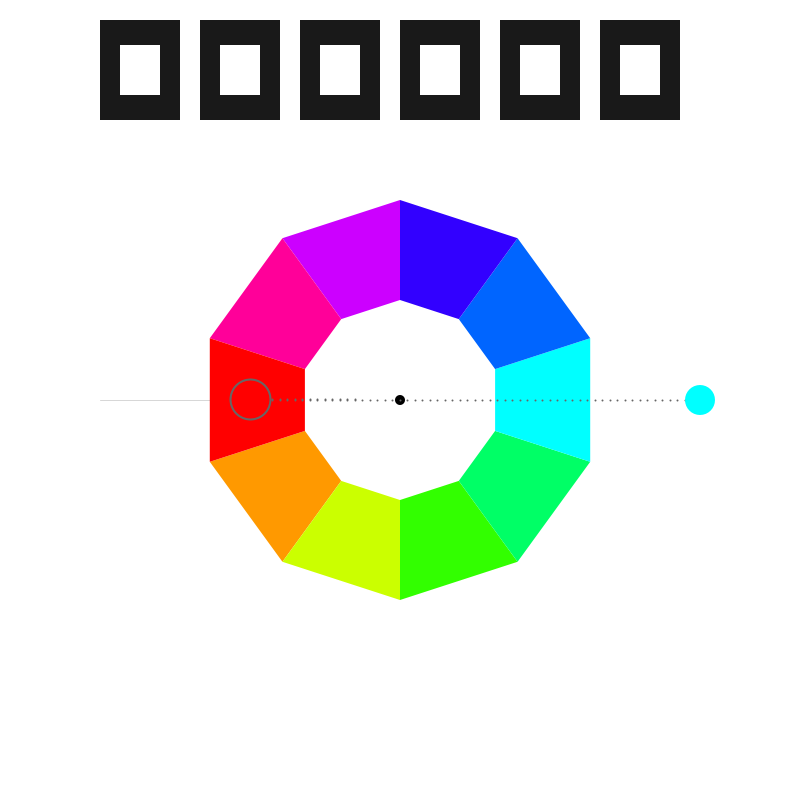
Frame 1 (no input)
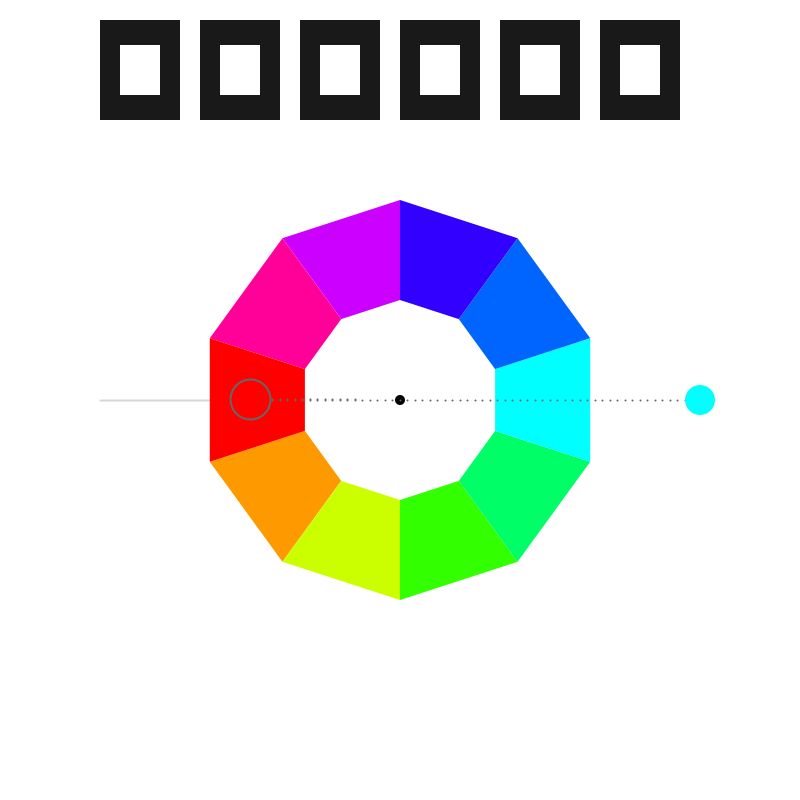
Frame 60 (the mouse pressed at the canvas centre just before this capture)
Frame 120 (the mouse held since frame 60 and released just before this capture): identical to frame 60, image omitted

The Processing sketch that drew these frames (run headless with seeded random() and noise(); from frame 60 on, the mouse is pressed at the canvas centre):

// Processing sketch: processing_153864
// ── processing_153864.pde

/*
 * Creative Coding
 * Week 4, 01 - an interactive colour wheel picker
 * by Indae Hwang and Jon McCormack
 * Copyright (c) 2014 Monash University
 *
 * This program draws an interactive colour selection wheel
 * Drag the colour circle around the hue wheel to change hue, change the distance
 * from the wheel to control brightness.
 *
 * Another colour circle is displayed showing the colour 180 degrees from the current colour
 *
 */
  
// colourHandle: the user interface element to changing colours over the wheel
// It has a postion and a size
//
float colorHandleX;
float colorHandleY;
float handleSize = 30;
  
// boolean isLocked
// the state of handle: when the color handle is pressed,
// color hand is locked–released as the left mouse button is released
//
boolean isLocked = false;
  
// Wheel radius: inner and outer
//
float innerR = 100; // inner
float outerR = 200; // outer
float outerR2 = outerR * 1.5; // limit of the handle's "pull" range
  
// current and complementry colour
float hueValue = 180;
float saturationValue = 100;
float brightValue = 100;
float complementryHue = 0;
  
//  arrays to store the colours 
int swatches = 6;
float [][] swatchColour;
float [][] swatchCompColour;
int activeSwatch = 0;
  
void setup() {
  
  size(800, 800);
  colorMode(HSB, 360, 100, 100); // use HSB colour mode, H=0->360, S=0->100, B=0->100
  
  colorHandleX = width/2+300;
  colorHandleY = height/2;
  
  // set up the swatches
  swatchColour = new float [swatches][3];
  swatchCompColour = new float [swatches][3] ;
  
 //  seting up black swatches
  for (int i=0; i<swatches; i++){
    swatchColour [i][0] = 0;
    swatchColour [i][1] = 0;
    swatchColour [i][2] = 10;
    swatchCompColour [i][0] = 0;
    swatchCompColour [i][1] = 0;
    swatchCompColour [i][2] = 100;
   
  }
}
  
  
void draw() {
  //Since were using HSB colour mode this clears the display window to white
  //         H  S  B
  background(0, 0, 100);
  
  // draw reference line at the 0/360 hue boundary
  stroke(0, 40);
  line(width/2 - innerR, height/2, width/2 - outerR2, height/2);
  
  //draw itten's color wheel - we'll use a QUAD_STRIP for this
  noStroke();
  beginShape(QUAD_STRIP);
  for (int i=0; i<=10; i++) {
    float angle = radians(36*i-90+18); // 20 x 18 degree steps
  
    //   Hue   Sat  Bright
    fill(36*i, 100, 100);
  
    //outside(top)
    vertex(width/2 + outerR*sin(angle), height/2 + outerR*cos(angle) );
    //inside(down)
    vertex(width/2 + innerR*sin(angle), height/2 + innerR*cos(angle) );
  }
  endShape(CLOSE);
  
  // colour handle Position Update
  colorHandleUpdate();
  
  //draw dotted line from center to colorhandle
  dotLine(width/2, height/2, colorHandleX, colorHandleY, 40);
  
  //draw color handle
  noStroke();
  fill(0);
  ellipse(width/2, height/2, 10, 10);
    
  //   Hue       Sat      Bright
  fill(hueValue, saturationValue, brightValue);
  ellipse(colorHandleX, colorHandleY, handleSize, handleSize );
  
  //complementry color for colorHandle (comHand)
  float angleComHand = map( atan2(colorHandleX-width/2, colorHandleY-height/2), -PI, PI, TWO_PI, 0) + HALF_PI;
  float radiusComeHand = 150;
  float comHandX = width/2  + radiusComeHand * cos(angleComHand);
  float comHandY = height/2 + radiusComeHand * sin(angleComHand);
  
  //dotline from center to comHand
  dotLine(width/2, height/2, comHandX, comHandY, 20);
  
  complementryHue = calculateCompHue(hueValue);
  
  //println("hueValue: "+hueValue + " + "+"comhue: "+complementryHue);
  
  fill( complementryHue, saturationValue, brightValue );
  ellipse(comHandX, comHandY, 40, 40);
  
  if (isLocked) {
    // set up working swatch 
    swatchColour [activeSwatch][0] = hueValue;
    swatchColour [activeSwatch][1] = saturationValue;
    swatchColour [activeSwatch][2] = brightValue;
    
    // set up working swatch for colour
    swatchCompColour [activeSwatch][0] = complementryHue;
    swatchCompColour [activeSwatch][1] = saturationValue;
    swatchCompColour [activeSwatch][2] = brightValue;
  }
  for (int i=0; i<swatches; i++){
     squareSwatch(100+(i*100),20,80,100,i);
  }
}
  
/*
 * square swatches
 *
 *
 */
  void squareSwatch(float x, float y, float w, float h, int swatch){
  noStroke();
  fill(swatchColour [swatch][0], swatchColour [swatch][1], swatchColour [swatch][2]);
  rect(x,y,w,h);
  fill(swatchCompColour [swatch][0], swatchCompColour [swatch][1], swatchCompColour [swatch][2]); 
  rect(x+w/4,y+h/4,w/2,h/2);
 }
  
/*
 * calculateCompHue
 *
 * Calculates the complimentary hue from the hue supplied
 */
float calculateCompHue(float hueValue) {
  
  // Calculate complimentary color with hueValue
  // The complimentary colour should be 180 degrees opposite the selected colour
  if (hueValue >= 180 && hueValue < 360) {
    return hueValue-180;
  }
  else
    return hueValue+180;
}
  
/*
 * colorHandleUpdate
 *
 * Updates the position and orientation of the colour handle based on
 * mouse position when left mouse button is pressed.
 */
void colorHandleUpdate() {
  
  // isLocked will be true if we pressed the mouse down while over the handle
  if (isLocked) {
  
    // calculate angle of handle based on mouse position
    // atan2 value is in the range from pi to -pi
    float angle = atan2(mouseY-height/2, mouseX-width/2  );
    float distance = dist(mouseX, mouseY, width/2, height/2);
    float radius = constrain(distance, outerR, outerR2);
    colorHandleX = width/2  + radius * cos(angle);
    colorHandleY = height/2 + radius * sin(angle);
  
    hueValue = map (degrees(angle), -180, 180, 360, 0);
  
    // map distance from outer edge of the wheel to saturation or brightness
    if (keyPressed) {
      saturationValue = map(radius, outerR, outerR2, 0, 100);
    } else {
      brightValue = map(radius, outerR, outerR2, 0, 100);
    }
  
    //Shape for the locked colorHandle
    noStroke();
    fill(0, 0, 85);
    ellipse(colorHandleX, colorHandleY, handleSize+20, handleSize+20);
  }
}
  
/*
 * isWithinCircle
 * boolean function that returns true if the mouse is within the circle with centre (x,y) radius r
 */
boolean isWithinCircle(float x, float y, float r) {
  float distance = dist(mouseX, mouseY, x, y);
  return (distance <= r);
}
  
/*
 * dotLine
 * draw a dotted line from (x1,y1) to (x2,y2)
 */
void dotLine(float x1, float y1, float x2, float y2, int dotDetail) {
  
  for (int i=0; i<=dotDetail; i++) {
    float dotDetailFloat = (float) dotDetail;
    float dotX = lerp(x1, x2, i/dotDetailFloat);
    float dotY = lerp(y1, y2, i/dotDetailFloat);
    strokeWeight(2);
    stroke(0, 0, 40);
    point(dotX, dotY);
  }
}
  
/*
 * mousePressed
 * When mouse button is first pressed, check if the user has pressed over the colour handle
 * If so, set isLocked to true to lock manipulation of the handle
 *
 */
void mousePressed() {
  if (isWithinCircle(colorHandleX, colorHandleY, handleSize)) {
    isLocked = true;
  }
}
  
/*
 * mouseReleased
 * Unlock control of the handle
 *
 */
void mouseReleased() {
  isLocked = false;
  activeSwatch = activeSwatch + 1;
  activeSwatch = activeSwatch % swatches;
}
